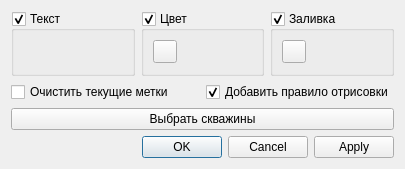
<?xml version="1.0" encoding="UTF-8"?>
<ui version="4.0">
 <author>Alex Russkikh</author>
 <class>wellsMarkDialog_base</class>
 <widget class="QDialog" name="wellsMarkDialog_base">
  <property name="geometry">
   <rect>
    <x>0</x>
    <y>0</y>
    <width>405</width>
    <height>169</height>
   </rect>
  </property>
  <property name="windowTitle">
   <string>Mark wells</string>
  </property>
  <layout class="QVBoxLayout" name="verticalLayout">
   <item>
    <layout class="QHBoxLayout" name="horizontalLayout">
     <item>
      <widget class="QGroupBox" name="grpBox1">
       <property name="title">
        <string>Текст</string>
       </property>
       <property name="checkable">
        <bool>true</bool>
       </property>
       <property name="checked">
        <bool>true</bool>
       </property>
       <layout class="QVBoxLayout" name="verticalLayout_5">
        <item>
         <widget class="QgsFieldExpressionWidget" name="mFieldExpMarkText"/>
        </item>
       </layout>
      </widget>
     </item>
     <item>
      <widget class="QGroupBox" name="grpBox2">
       <property name="title">
        <string>Цвет</string>
       </property>
       <property name="checkable">
        <bool>true</bool>
       </property>
       <property name="checked">
        <bool>true</bool>
       </property>
       <layout class="QVBoxLayout" name="verticalLayout_6">
        <item>
         <widget class="QgsColorButton" name="mCBtnLine"/>
        </item>
       </layout>
      </widget>
     </item>
     <item>
      <widget class="QGroupBox" name="grpBox3">
       <property name="title">
        <string>Заливка</string>
       </property>
       <property name="checkable">
        <bool>true</bool>
       </property>
       <layout class="QVBoxLayout" name="verticalLayout_7">
        <item>
         <widget class="QgsColorButton" name="mCBtnFill"/>
        </item>
       </layout>
      </widget>
     </item>
    </layout>
   </item>
   <item>
    <layout class="QHBoxLayout" name="horizontalLayout_2">
     <item>
      <widget class="QCheckBox" name="chkBoxClearOldMark">
       <property name="text">
        <string>Очистить текущие метки</string>
       </property>
      </widget>
     </item>
     <item>
      <widget class="QCheckBox" name="chkBoxAddDrawRule">
       <property name="text">
        <string>Добавить правило отрисовки</string>
       </property>
       <property name="checked">
        <bool>true</bool>
       </property>
      </widget>
     </item>
    </layout>
   </item>
   <item>
    <widget class="QPushButton" name="btnOpenBrowser">
     <property name="text">
      <string>Выбрать скважины</string>
     </property>
     <property name="checkable">
      <bool>false</bool>
     </property>
     <property name="flat">
      <bool>false</bool>
     </property>
    </widget>
   </item>
   <item>
    <widget class="QDialogButtonBox" name="buttonBox">
     <property name="orientation">
      <enum>Qt::Horizontal</enum>
     </property>
     <property name="standardButtons">
      <set>QDialogButtonBox::Apply|QDialogButtonBox::Cancel|QDialogButtonBox::Ok</set>
     </property>
    </widget>
   </item>
  </layout>
 </widget>
 <customwidgets>
  <customwidget>
   <class>QgsColorButton</class>
   <extends>QToolButton</extends>
   <header>qgis.gui</header>
  </customwidget>
  <customwidget>
   <class>QgsFieldExpressionWidget</class>
   <extends>QWidget</extends>
   <header>qgis.gui</header>
  </customwidget>
 </customwidgets>
 <resources/>
 <connections>
  <connection>
   <sender>buttonBox</sender>
   <signal>accepted()</signal>
   <receiver>wellsMarkDialog_base</receiver>
   <slot>accept()</slot>
   <hints>
    <hint type="sourcelabel">
     <x>248</x>
     <y>254</y>
    </hint>
    <hint type="destinationlabel">
     <x>157</x>
     <y>274</y>
    </hint>
   </hints>
  </connection>
  <connection>
   <sender>buttonBox</sender>
   <signal>rejected()</signal>
   <receiver>wellsMarkDialog_base</receiver>
   <slot>reject()</slot>
   <hints>
    <hint type="sourcelabel">
     <x>316</x>
     <y>260</y>
    </hint>
    <hint type="destinationlabel">
     <x>286</x>
     <y>274</y>
    </hint>
   </hints>
  </connection>
  <connection>
   <sender>btnOpenBrowser</sender>
   <signal>clicked()</signal>
   <receiver>wellsMarkDialog_base</receiver>
   <slot>on_btnOpenBrowser()</slot>
   <hints>
    <hint type="sourcelabel">
     <x>193</x>
     <y>88</y>
    </hint>
    <hint type="destinationlabel">
     <x>193</x>
     <y>68</y>
    </hint>
   </hints>
  </connection>
 </connections>
 <slots>
  <slot>on_btnOpenBrowser()</slot>
 </slots>
</ui>
